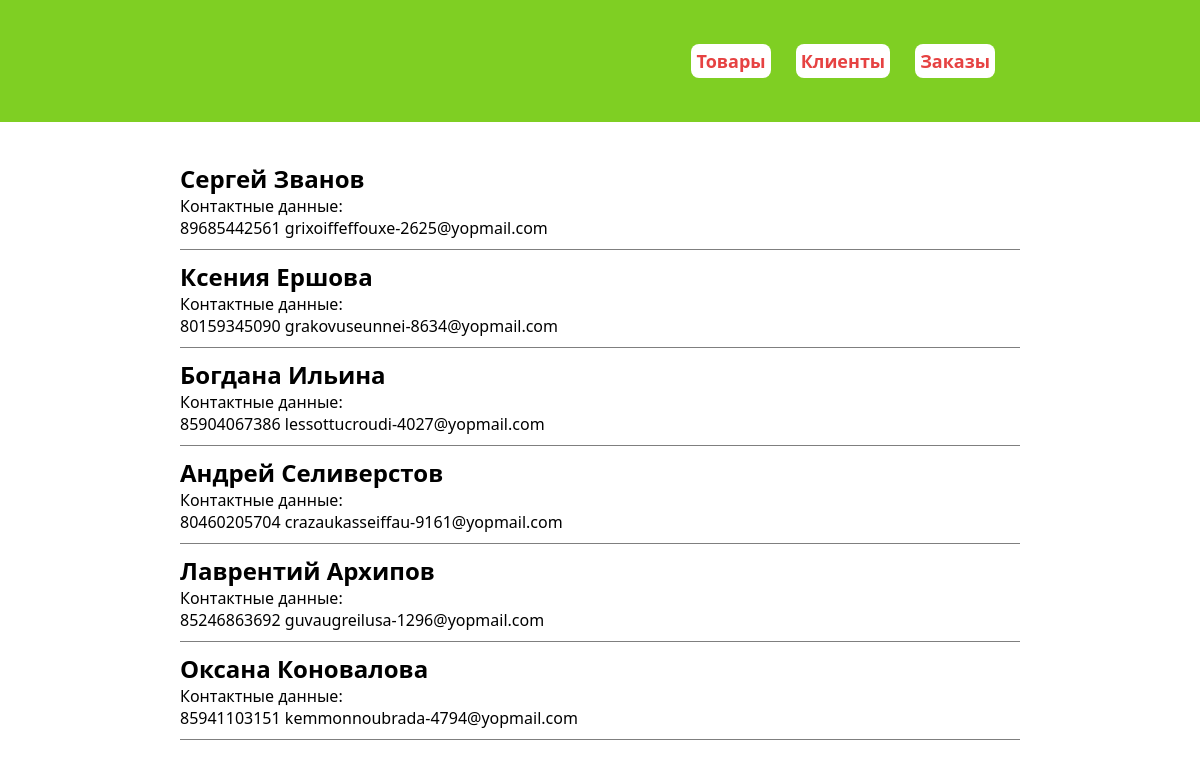
Page /customers on the committed database.
### main/models.py (models this page shows, shortened)
class Customers(models.Model):
    name = models.CharField('Имя', max_length = 60)
    surname = models.CharField('Фамилия', max_length = 60)
    phone = models.CharField('Телефон', max_length = 11)
    email = models.CharField('Почта', max_length = 100)
    class Meta:
        verbose_name = 'Клиент'
        verbose_name_plural = 'Клиенты'

### main/views.py (the view)
# urls.py: path('customers', Clients, name="customers"),
def Clients(request):
    clients = Customers.objects.all()
    return render(request, 'main/clients.html', {'clients':clients})

### main/templates/main/clients.html (shortened to what this page needs)
{% extends 'main/base.html' %}
{% block content %}
{% if clients %}
    {% for cl in clients%}
        <div class="customers">
            <h2>{{cl.name}} {{cl.surname}}</h2>
            <p>Контактные данные:</p>
            <span>{{cl.phone}}</span>
            <span>{{cl.email}}</span>
        </div>
    {% endfor %}
{% else %}
    <h1>Клиенты не найдены</h1>
{% endif %}
{% endblock %}

### static/styles/style.css (style rules this page uses)
* { margin: 0; padding: 0; box-sizing: border-box; font-family: 'Segoe UI', Tahoma, Geneva, Verdana, sans-serif; }
main .customers { padding: 10px 0; border-bottom: 1px solid rgba(0, 0, 0, 0.5); }

### rows in the picture
Customers: name "Сергей", surname "Званов", phone "89685442561", email "grixoiffeffouxe-2625@yopmail.com"
Customers: name "Ксения", surname "Ершова", phone "80159345090", email "grakovuseunnei-8634@yopmail.com"
Customers: name "Богдана", surname "Ильина", phone "85904067386", email "lessottucroudi-4027@yopmail.com"
Customers: name "Андрей", surname "Селиверстов", phone "80460205704", email "crazaukasseiffau-9161@yopmail.com"
Customers: name "Лаврентий", surname "Архипов", phone "85246863692", email "guvaugreilusa-1296@yopmail.com"
Customers: name "Оксана", surname "Коновалова", phone "85941103151", email "kemmonnoubrada-4794@yopmail.com"
